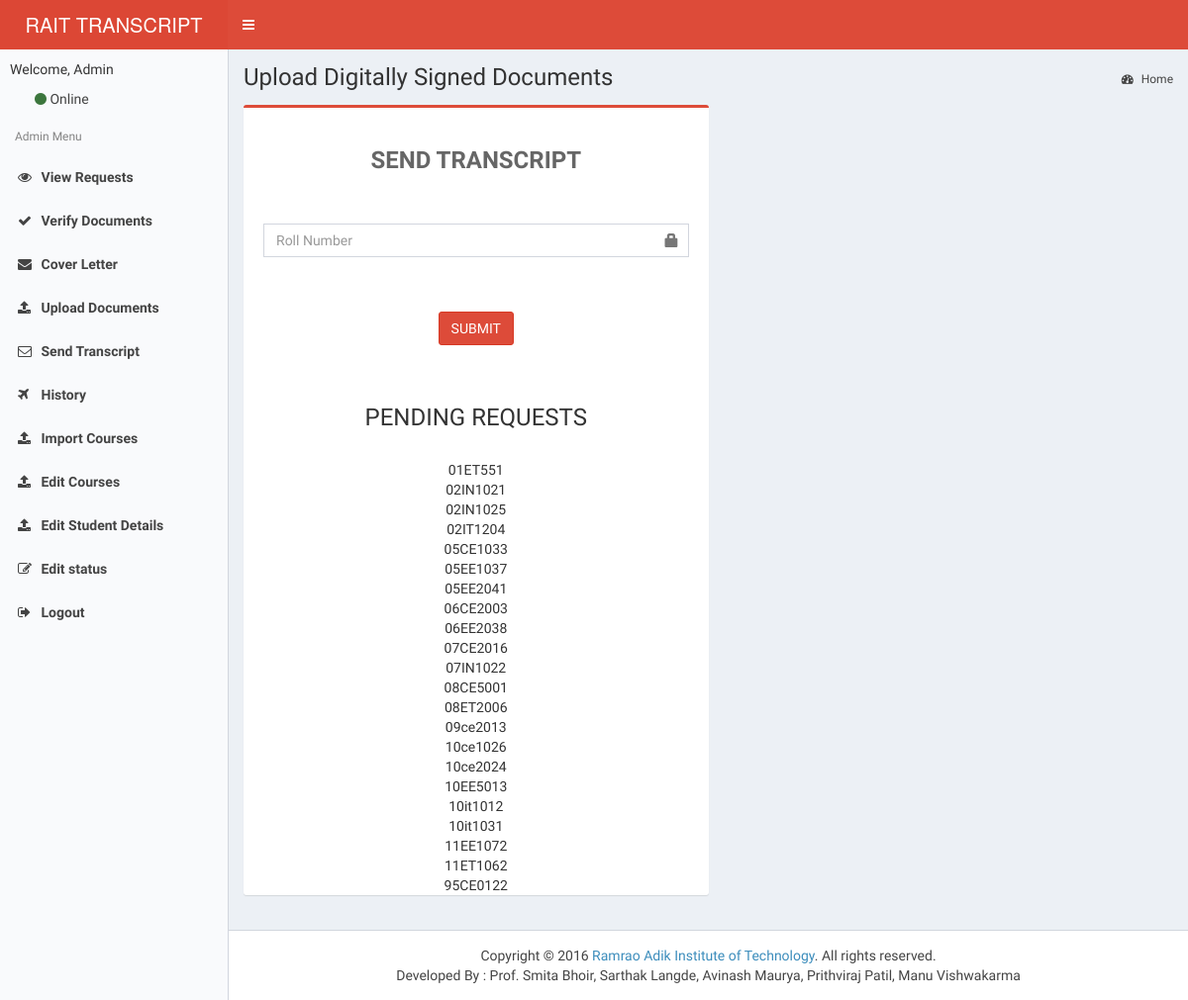
Screenshot of /admin/send_transcript.php with the database file from the repository.
### tables this page shows
CREATE TABLE `current_status` (
  `roll` varchar(10) NOT NULL,
  `status` int(11) NOT NULL
);

### admin/send_transcript.php (the view, shortened to what this page needs)
<?php
include 'header.php';
?>
      <div class="content-wrapper">
        <section class="content-header">
          <h1>
            Upload Digitally Signed Documents
          </h1>
          <ol class="breadcrumb">
            <li class="active"><a href="index.php"><i class="fa fa-dashboard"></i> Home</a></li>
          </ol>
        </section>
        <section class="content">
<?php
		echo '<div class="box box-danger" style="width:50%">
<form id="form1" name="check_docs" method="POST" width="100%" action="send_email.php">
  <div class="register-box-body">
	<center><h3><strong>SEND TRANSCRIPT</strong></h3></center><br><br>
  <div class="form-group has-feedback">
            <input type="text" name="roll" class="form-control" placeholder="Roll Number" required>
            <span class="glyphicon glyphicon-lock form-control-feedback"></span>
          </div>
   <br>
  </div>
  <center>
   <button type="submit"  class="btn btn-danger"  name="checklist" >SUBMIT</button>
 </center>
</form><br><br>
 ';
$sql ="SELECT * FROM current_status WHERE status=3";
$res =mysqli_query($connect,$sql);
if(mysqli_num_rows($res) == 0)
{
	echo '<center><h3>NO PENDING REQUESTS</h3><br></center>';
}
else
{
	echo "<center> <h3>PENDING REQUESTS</h3><br>";
	while($row = mysqli_fetch_array($res))
	{
		echo $row['roll'].'<br>';
	}
	echo "</center>";
}
?>
</div>
      </section>
      </div>
      <?php
	  include 'footer.php';
	  ?>
</html>

### rows the page displays
current_status: roll "01ET551"
current_status: roll "02IN1021"
current_status: roll "02IN1025"
current_status: roll "02IT1204"
current_status: roll "05CE1033"
current_status: roll "05EE1037"
current_status: roll "05EE2041"
current_status: roll "06CE2003"
current_status: roll "06EE2038"
current_status: roll "07CE2016"
current_status: roll "07IN1022"
current_status: roll "08CE5001"
current_status: roll "08ET2006"
current_status: roll "09ce2013"
current_status: roll "10ce1026"
current_status: roll "10ce2024"
current_status: roll "10EE5013"
current_status: roll "10it1012"
current_status: roll "10it1031"
current_status: roll "11EE1072"
current_status: roll "11ET1062"
current_status: roll "95CE0122"
